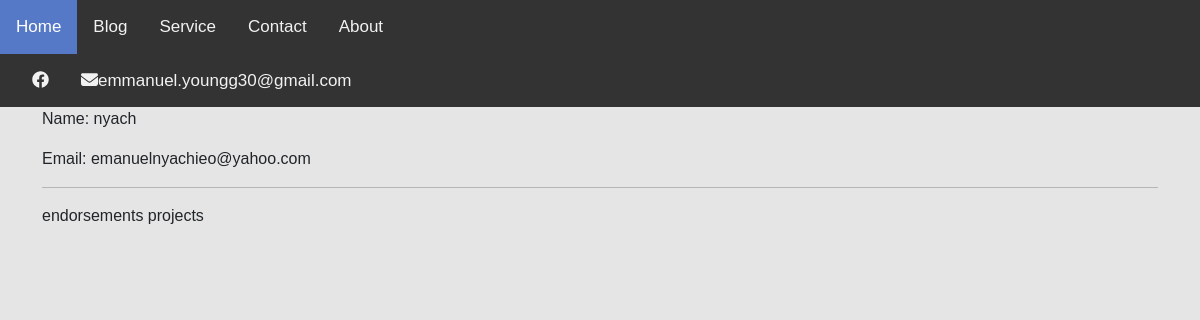
The page /message/889d912e034a406bbf372805c62a691f/ on the database its author committed.
### base/models.py (models this page shows, shortened)
class Message(models.Model):
    name = models.CharField(max_length=200, null=True)
    email = models.CharField(max_length=200, null=True)
    subject = models.CharField(max_length=200, null=True)
    body = models.TextField()
    is_read = models.BooleanField(default=False)
    created = models.DateTimeField(auto_now_add=True)
    id = models.UUIDField(default=uuid.uuid4,  unique=True,
                          primary_key=True, editable=False)

### base/views.py (the view)
# urls.py: path('message/<str:pk>/', views.messagePage, name="message"),
def messagePage(request, pk):
    message = Message.objects.get(id=pk)
    message.is_read = True
    message.save()
    context = {'message': message}
    return render(request, 'base/message.html', context)

### base/templates/base/message.html
{% extends 'base/main.html' %}
{% load static %}
{% block content %}
<div class="container">
    <p>Name: {{message.name}}</p>
    <p>Email: {{message.email}}</p>
    <hr>
    <p>{{message.body}}</p>
</div>
{% endblock content %}

### static/styles/main.css (style rules this page uses)
body { background-color: #E5E5E5; }

### base/templates/base/navbar.html (style rules this page uses)
body { margin: 0; font-family: Arial, Helvetica, sans-serif; }

### rows shown on the page
Message: name "nyach", email "emanuelnyachieo@yahoo.com", body "endorsements projects"
